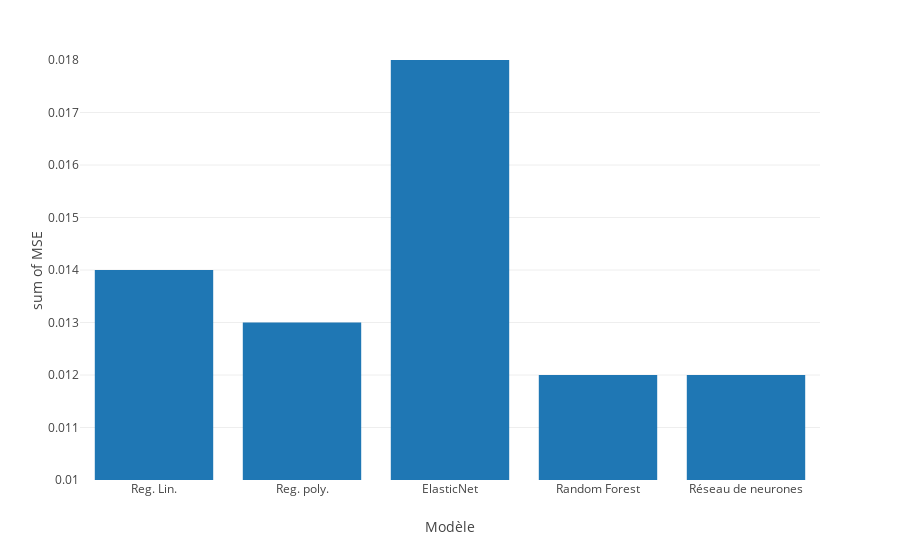

The notebook cell this image was saved under:
### Markdown cell above
On obtient des modèles dont les performances sont représentées ci-dessous.

### Code cell
px.histogram(x = ['Reg. Lin.', 'Reg. poly.', 'ElasticNet', 'Random Forest', 'Réseau de neurones'], 
             y = [0.014, 0.013, 0.018, 0.012, 0.012], 
             range_y = [.01,.018],
             labels = {'x' : 'Modèle', 'y' : 'MSE'},
             template = 'none')

### Figure 1 — Plotly figure (JSON) as saved in the notebook; plotly's stock layout.template omitted (floating-point values rounded to 4 significant figures)
{"data": [{"alignmentgroup": "True", "bingroup": "x", "histfunc": "sum", "hovertemplate": "Modèle=%{x}<br>sum of MSE=%{y}<extra></extra>", "legendgroup": "", "marker": {"color": "#1F77B4"}, "name": "", "offsetgroup": "", "orientation": "v", "showlegend": false, "type": "histogram", "x": ["Reg. Lin.", "Reg. poly.", "ElasticNet", "Random Forest", "Réseau de neurones"], "xaxis": "x", "y": [0.014, 0.013, 0.018, 0.012, 0.012], "yaxis": "y"}], "layout": {"barmode": "relative", "legend": {"tracegroupgap": 0}, "margin": {"t": 60}, "xaxis": {"anchor": "y", "domain": [0, 1], "title": {"text": "Modèle"}}, "yaxis": {"anchor": "x", "domain": [0, 1], "range": [0.01, 0.018], "title": {"text": "sum of MSE"}}}}
